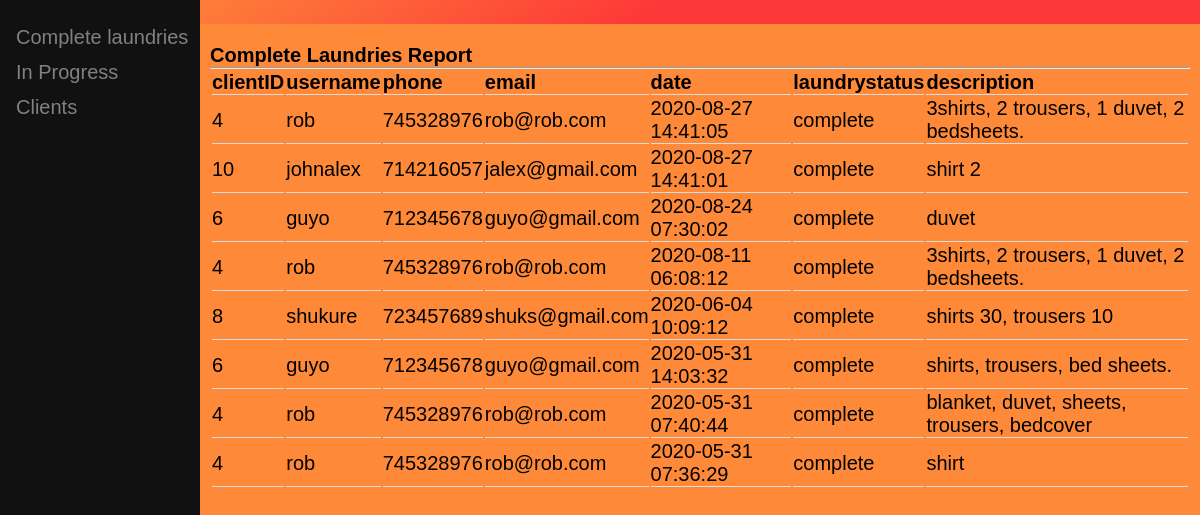
Page /admin/complete.php on the committed database.
### tables this page shows
CREATE TABLE `laundry` (
  `laundryID` int(11) NOT NULL,
  `laundrystatus` varchar(20) NOT NULL,
  `clientID` varchar(20) NOT NULL,
  `adminID` varchar(20) NOT NULL,
  `description` varchar(300) NOT NULL,
  `date` timestamp NOT NULL DEFAULT current_timestamp() ON UPDATE current_timestamp(),
  `quantity` int(11) NOT NULL
);

CREATE TABLE `client` (
  `clientID` int(11) NOT NULL,
  `username` varchar(20) NOT NULL,
  `email` varchar(20) NOT NULL,
  `phone` int(10) NOT NULL,
  `password` varchar(255) NOT NULL,
  `laundrycompleted` int(20) NOT NULL,
  `user_level` int(11) NOT NULL DEFAULT 0
);

### admin/complete.php (the view, shortened to what this page needs)
<!DOCTYPE html>
<html lang="en">
<head>
  <link rel="stylesheet" type="text/css" href="../styles/app.css" />
  <link rel="stylesheet" type="text/css" href="../styles/landing.css" />
  <link rel="stylesheet" type="text/css" href="../styles/client/login.css" />
  <link rel="stylesheet" type="text/css" href="../styles/admin/navbar.css" />
  <link rel="stylesheet" type="text/css" href="../styles/admin/laundries.css" />
</head>
<body>
  <nav>
  </nav>
  <div class="sidenav">
    <a href="complete.php">Complete laundries</a>
    <a href="Inprogress.php">In Progress</a>
    <a href="clientreport.php">Clients</a>
  </div>
  <div class="main">
    <h4>Complete Laundries Report</h4>
    <hr>
    <div>
      <?php
      $mysqli = new mysqli("localhost", "root", "", "laundrydb");
      $sql = "SELECT laundry.clientID, laundry.laundryID, client.username, client.phone, client.email, client.laundrycompleted, laundry.date, laundry.laundrystatus, laundry.description FROM `laundry` INNER JOIN client ON laundry.clientID = client.clientID AND laundry.laundrystatus = 'complete' ORDER BY laundry.date DESC";
      if ($result = $mysqli->query($sql)) {
        if ($result->num_rows > 0) {
          echo "<table>";
          echo "<tr>";
          echo "<th>clientID</th>";
          echo "<th>username</th>";
          echo "<th>phone</th>";
          echo "<th>email</th>";
          echo "<th>date</th>";
          echo "<th>laundrystatus</th>";
          echo "<th>description</th>";
          echo "</tr>";
          while ($row = $result->fetch_array()) {
            echo "<tr>";
            echo "<td>" . $row['clientID'] . "</td>";
            echo "<td>" . $row['username'] . "</td>";
            echo "<td>" . $row['phone'] . "</td>";
            echo "<td>" . $row['email'] . "</td>";
            echo "<td>" . $row['date'] . "</td>";
            echo "<td>" . $row['laundrystatus'] . "</td>";
            echo "<td>" . $row['description'] . "</td>";
            echo "</tr>";
          }
          echo "</table>";
        } else {
          echo "No records matching your query were found.";
        }
      } else {
        echo "ERROR: Could not able to execute $sql. " . $mysqli->error;
      }
      ?>
    </div>
  </div>

### styles/app.css (style rules this page uses)
* { margin: 0px; padding: 0px; box-sizing: border-box; }
body { background-color: #ffffff; color: #000000; font-family: 'Gill Sans', 'Gill Sans MT', Calibri, 'Trebuchet MS', sans-serif; }
nav { display: flex; justify-content: space-around; align-items: center; padding: 12px 25px; background-image: linear-gradient( 147deg, #f7f7f7 10%, #fe8a39 10%, #fd3838 54% ); margin-bottom: 20px; }

### styles/landing.css (style rules this page uses)
* { box-sizing: border-box; }

### styles/client/login.css (style rules this page uses)
* { box-sizing: border-box; margin: 0; padding: 0; }
body { background-color: #fe8a39; }

### admin/complete.php (style rules this page uses)
.sidenav { height: 100%; width: 200px; position: fixed; z-index: 1; top: 0; left: 0; background-color: #111; overflow-x: hidden; padding-top: 20px; }
.sidenav a { padding: 6px 8px 6px 16px; text-decoration: none; font-size: 20px; color: #818181; display: block; }
.main { margin-left: 200px; font-size: 20px; padding: 0px 10px; }
table { width: 100%; }
th { height: auto; }
th { text-align: left; }
th, td { border-bottom: 1px solid #ddd; }

### rows in the picture
laundry: clientID "4", clientID.username "rob", clientID.phone "745328976", clientID.email "rob@rob.com", date "2020-08-27 14:41:05", laundrystatus "complete", description "3shirts, 2 trousers, 1 duvet, 2 bedsheets."
laundry: clientID "10", clientID.username "johnalex", clientID.phone "714216057", clientID.email "jalex@gmail.com", date "2020-08-27 14:41:01", laundrystatus "complete", description "shirt 2"
laundry: clientID "6", clientID.username "guyo", clientID.phone "712345678", clientID.email "guyo@gmail.com", date "2020-08-24 07:30:02", laundrystatus "complete", description "duvet"
laundry: clientID "4", clientID.username "rob", clientID.phone "745328976", clientID.email "rob@rob.com", date "2020-08-11 06:08:12", laundrystatus "complete", description "3shirts, 2 trousers, 1 duvet, 2 bedsheets."
laundry: clientID "8", clientID.username "shukure", clientID.phone "723457689", clientID.email "shuks@gmail.com", date "2020-06-04 10:09:12", laundrystatus "complete", description "shirts 30, trousers 10"
laundry: clientID "6", clientID.username "guyo", clientID.phone "712345678", clientID.email "guyo@gmail.com", date "2020-05-31 14:03:32", laundrystatus "complete", description "shirts, trousers, bed sheets."
laundry: clientID "4", clientID.username "rob", clientID.phone "745328976", clientID.email "rob@rob.com", date "2020-05-31 07:40:44", laundrystatus "complete", description "blanket, duvet, sheets, trousers, bedcover"
laundry: clientID "4", clientID.username "rob", clientID.phone "745328976", clientID.email "rob@rob.com", date "2020-05-31 07:36:29", laundrystatus "complete", description "shirt"
